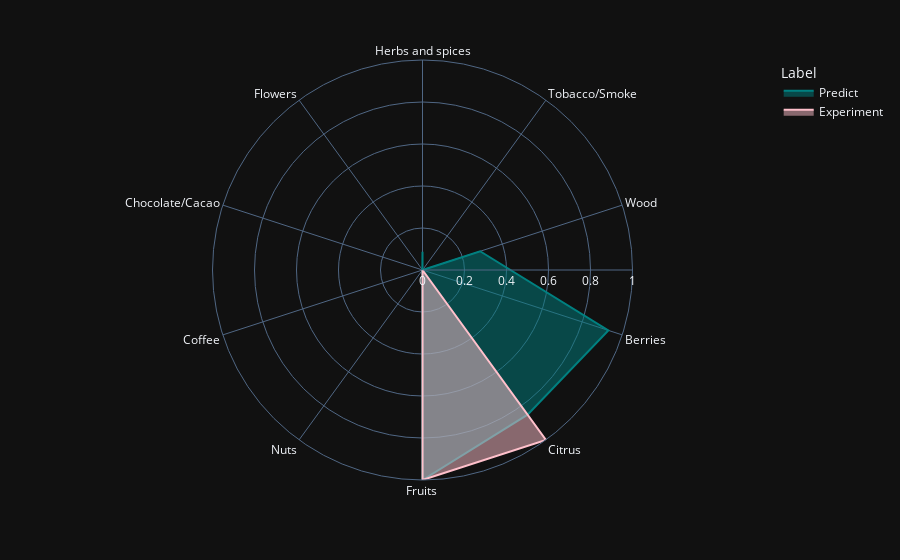
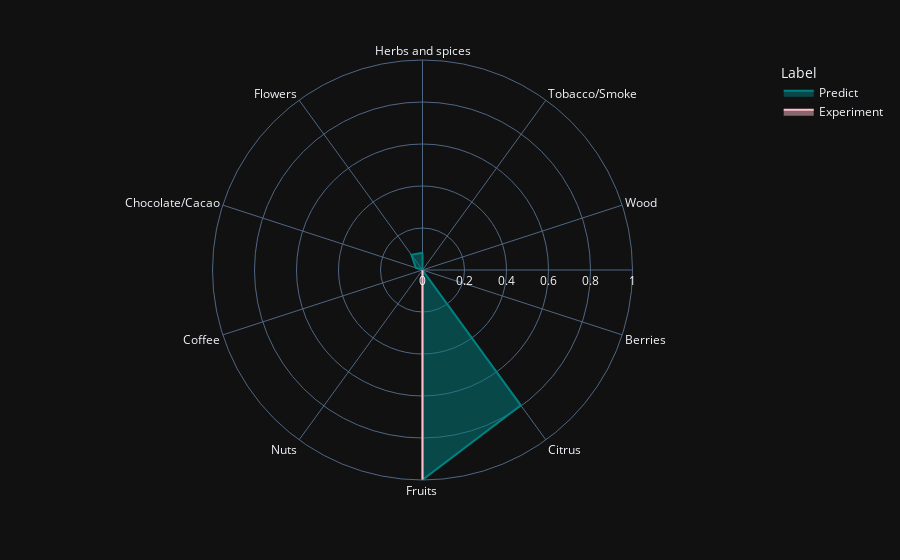
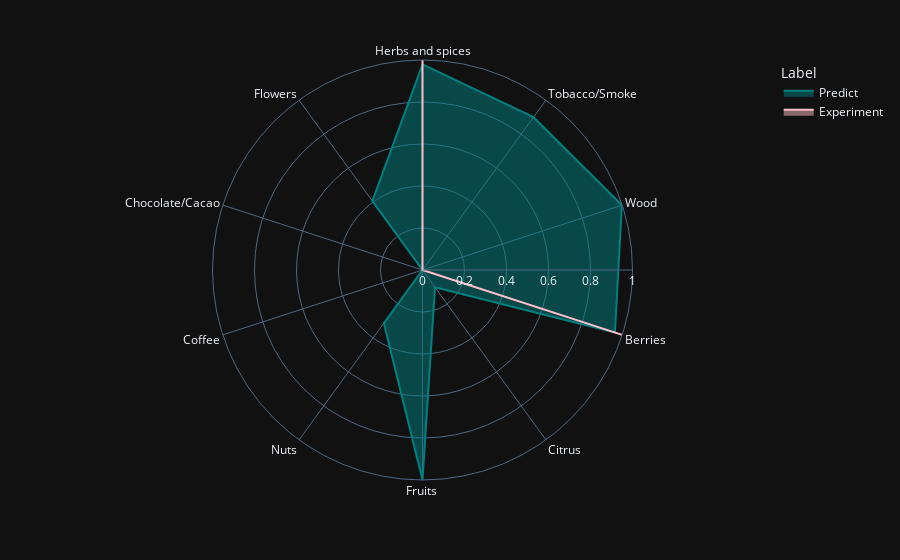
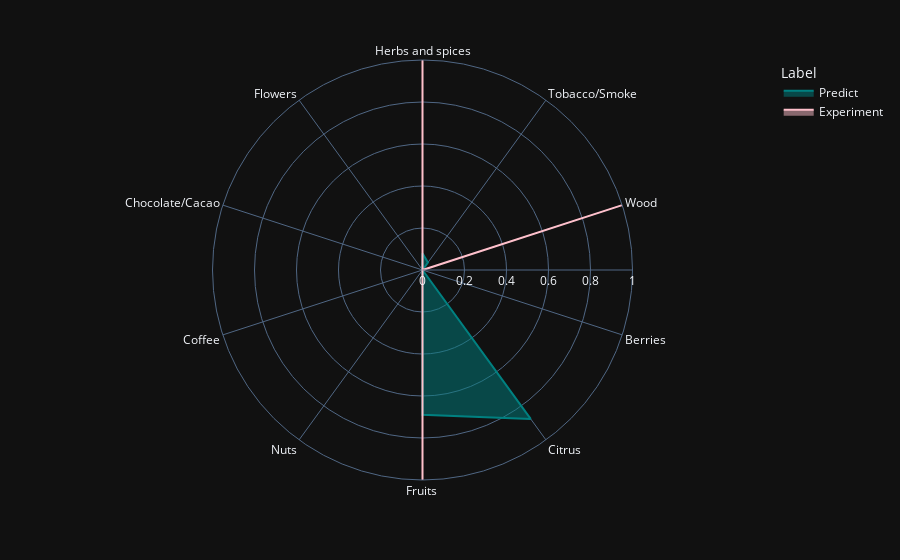

The cell these charts' notebook holds for them, in order:
### Code cell
for i in range(90):
    matrix, label = X_test[i].to(device).unsqueeze(0), y_test[i].to(device)
    aroma_map_comparison(matrix, label)

### Figure 1 — Plotly figure (JSON) as saved in the notebook; plotly's stock layout.template omitted (floating-point values rounded to 4 significant figures)
{"data": [{"fill": "toself", "hovertemplate": "Label=Predict<br>r=%{r}<br>theta=%{theta}<extra></extra>", "legendgroup": "Predict", "line": {"color": "#008080", "dash": "solid", "shape": "linear"}, "marker": {"symbol": "circle"}, "mode": "lines", "name": "Predict", "r": [0.08744, 1.426e-06, 0.2886, 0.9306, 0.8515, 0.9999, 0.0007467, 0.0002279, 4.893e-08, 0.001179, 0.08744], "showlegend": true, "subplot": "polar", "theta": ["Herbs and spices", "Tobacco/Smoke", "Wood", "Berries", "Citrus", "Fruits ", "Nuts", "Coffee", "Chocolate/Cacao", "Flowers", "Herbs and spices"], "type": "scatterpolar"}, {"fill": "toself", "hovertemplate": "Label=Experiment<br>r=%{r}<br>theta=%{theta}<extra></extra>", "legendgroup": "Experiment", "line": {"color": "#FFC0CB", "dash": "solid", "shape": "linear"}, "marker": {"symbol": "circle"}, "mode": "lines", "name": "Experiment", "r": [0, 0, 0, 0, 1, 1, 0, 0, 0, 0, 0], "showlegend": true, "subplot": "polar", "theta": ["Herbs and spices", "Tobacco/Smoke", "Wood", "Berries", "Citrus", "Fruits ", "Nuts", "Coffee", "Chocolate/Cacao", "Flowers", "Herbs and spices"], "type": "scatterpolar"}], "layout": {"legend": {"title": {"text": "Label"}, "tracegroupgap": 0}, "margin": {"t": 60}, "polar": {"angularaxis": {"direction": "clockwise", "rotation": 90}, "domain": {"x": [0, 1], "y": [0, 1]}, "radialaxis": {"range": [0, 1], "visible": true}}}}

### Figure 2 — Plotly figure (JSON) as saved in the notebook; plotly's stock layout.template omitted (floating-point values rounded to 4 significant figures)
{"data": [{"fill": "toself", "hovertemplate": "Label=Predict<br>r=%{r}<br>theta=%{theta}<extra></extra>", "legendgroup": "Predict", "line": {"color": "#008080", "dash": "solid", "shape": "linear"}, "marker": {"symbol": "circle"}, "mode": "lines", "name": "Predict", "r": [0.08214, 4.169e-05, 1.245e-06, 1.052e-05, 0.7965, 0.9993, 1.138e-08, 0.0001112, 0.03373, 0.08952, 0.08214], "showlegend": true, "subplot": "polar", "theta": ["Herbs and spices", "Tobacco/Smoke", "Wood", "Berries", "Citrus", "Fruits ", "Nuts", "Coffee", "Chocolate/Cacao", "Flowers", "Herbs and spices"], "type": "scatterpolar"}, {"fill": "toself", "hovertemplate": "Label=Experiment<br>r=%{r}<br>theta=%{theta}<extra></extra>", "legendgroup": "Experiment", "line": {"color": "#FFC0CB", "dash": "solid", "shape": "linear"}, "marker": {"symbol": "circle"}, "mode": "lines", "name": "Experiment", "r": [0, 0, 0, 0, 0, 1, 0, 0, 0, 0, 0], "showlegend": true, "subplot": "polar", "theta": ["Herbs and spices", "Tobacco/Smoke", "Wood", "Berries", "Citrus", "Fruits ", "Nuts", "Coffee", "Chocolate/Cacao", "Flowers", "Herbs and spices"], "type": "scatterpolar"}], "layout": {"legend": {"title": {"text": "Label"}, "tracegroupgap": 0}, "margin": {"t": 60}, "polar": {"angularaxis": {"direction": "clockwise", "rotation": 90}, "domain": {"x": [0, 1], "y": [0, 1]}, "radialaxis": {"range": [0, 1], "visible": true}}}}

### Figure 3 — Plotly figure (JSON) as saved in the notebook; plotly's stock layout.template omitted (floating-point values rounded to 4 significant figures)
{"data": [{"fill": "toself", "hovertemplate": "Label=Predict<br>r=%{r}<br>theta=%{theta}<extra></extra>", "legendgroup": "Predict", "line": {"color": "#008080", "dash": "solid", "shape": "linear"}, "marker": {"symbol": "circle"}, "mode": "lines", "name": "Predict", "r": [0.9787, 0.8994, 0.9982, 0.9635, 0.1014, 0.9998, 0.3128, 4.915e-05, 1.249e-09, 0.4062, 0.9787], "showlegend": true, "subplot": "polar", "theta": ["Herbs and spices", "Tobacco/Smoke", "Wood", "Berries", "Citrus", "Fruits ", "Nuts", "Coffee", "Chocolate/Cacao", "Flowers", "Herbs and spices"], "type": "scatterpolar"}, {"fill": "toself", "hovertemplate": "Label=Experiment<br>r=%{r}<br>theta=%{theta}<extra></extra>", "legendgroup": "Experiment", "line": {"color": "#FFC0CB", "dash": "solid", "shape": "linear"}, "marker": {"symbol": "circle"}, "mode": "lines", "name": "Experiment", "r": [1, 0, 0, 1, 0, 0, 0, 0, 0, 0, 1], "showlegend": true, "subplot": "polar", "theta": ["Herbs and spices", "Tobacco/Smoke", "Wood", "Berries", "Citrus", "Fruits ", "Nuts", "Coffee", "Chocolate/Cacao", "Flowers", "Herbs and spices"], "type": "scatterpolar"}], "layout": {"legend": {"title": {"text": "Label"}, "tracegroupgap": 0}, "margin": {"t": 60}, "polar": {"angularaxis": {"direction": "clockwise", "rotation": 90}, "domain": {"x": [0, 1], "y": [0, 1]}, "radialaxis": {"range": [0, 1], "visible": true}}}}

### Figure 4 — Plotly figure (JSON) as saved in the notebook; plotly's stock layout.template omitted (floating-point values rounded to 4 significant figures)
{"data": [{"fill": "toself", "hovertemplate": "Label=Predict<br>r=%{r}<br>theta=%{theta}<extra></extra>", "legendgroup": "Predict", "line": {"color": "#008080", "dash": "solid", "shape": "linear"}, "marker": {"symbol": "circle"}, "mode": "lines", "name": "Predict", "r": [0.08009, 0.04378, 0.001325, 0.0002011, 0.8763, 0.6899, 3.438e-09, 0.0006533, 2.531e-08, 0.001893, 0.08009], "showlegend": true, "subplot": "polar", "theta": ["Herbs and spices", "Tobacco/Smoke", "Wood", "Berries", "Citrus", "Fruits ", "Nuts", "Coffee", "Chocolate/Cacao", "Flowers", "Herbs and spices"], "type": "scatterpolar"}, {"fill": "toself", "hovertemplate": "Label=Experiment<br>r=%{r}<br>theta=%{theta}<extra></extra>", "legendgroup": "Experiment", "line": {"color": "#FFC0CB", "dash": "solid", "shape": "linear"}, "marker": {"symbol": "circle"}, "mode": "lines", "name": "Experiment", "r": [1, 0, 1, 0, 0, 1, 0, 0, 0, 0, 1], "showlegend": true, "subplot": "polar", "theta": ["Herbs and spices", "Tobacco/Smoke", "Wood", "Berries", "Citrus", "Fruits ", "Nuts", "Coffee", "Chocolate/Cacao", "Flowers", "Herbs and spices"], "type": "scatterpolar"}], "layout": {"legend": {"title": {"text": "Label"}, "tracegroupgap": 0}, "margin": {"t": 60}, "polar": {"angularaxis": {"direction": "clockwise", "rotation": 90}, "domain": {"x": [0, 1], "y": [0, 1]}, "radialaxis": {"range": [0, 1], "visible": true}}}}
